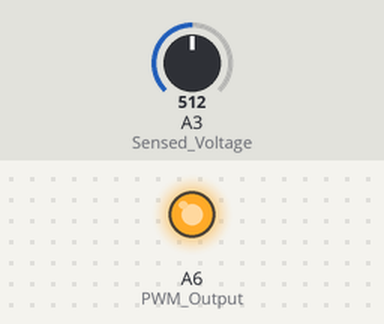
The sketch below on a simulated Arduino MKR. Shown: output pins drawn as LEDs (lit = HIGH). The test bench sets the inputs (shaded band); at power-on: A3 (Sensed_Voltage) = 512. What the sketch prints to the serial monitor is not drawn.

Above: at 0.1 s.
Timing chart, 0 to 1.6 s (numbered marks = the images above):
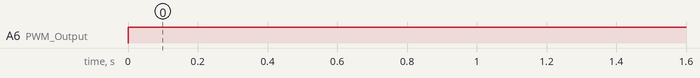

The sketch:

Buck_Control_Test.ino
```cpp
#include  <WiFiNINA.h>

void setup() {
  // put your setup code here, to run once:
 // pinMode(A0,INPUT); //
  pinMode(A3,INPUT); // Sensed Voltage
  pinMode(A6,OUTPUT); // PWM Output
  Serial.begin(9600);

}

void loop() {
  // put your main code here, to run repeatedly:
  //int potVal = analogRead(A0);
  //float Duty = ((float)potVal) * (1 / 1023.0);
  //Serial.println(Duty);

  int V_sense_Val = analogRead(A3);
  Serial.println(V_sense_Val);

  //uint8_t PW = Duty * 255;
  //Serial.println(PW);

  //analogWrite(A6,PW);
  analogWrite(A6,255);
  delay(0);
}
```

Measured:
- by itself, A6 (PWM_Output): LOW → HIGH at 0.00 s
